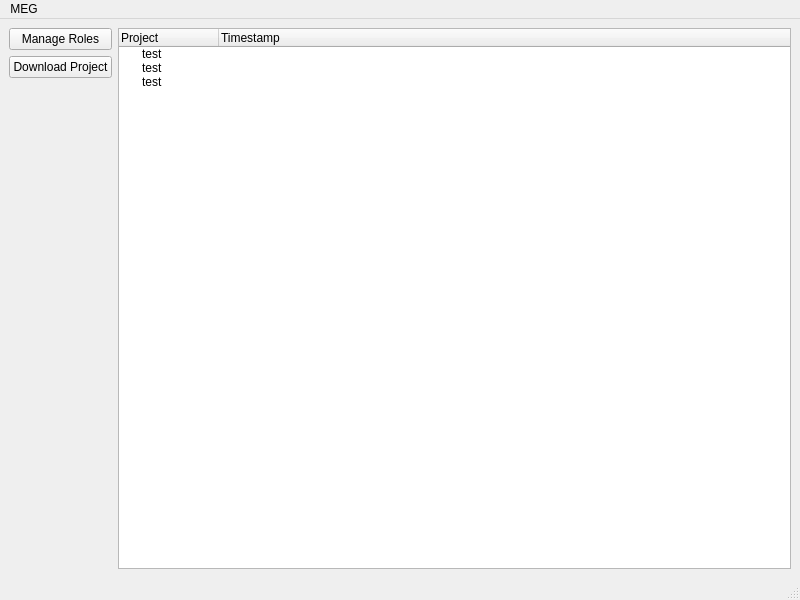
<?xml version="1.0" encoding="UTF-8"?>
<ui version="4.0">
 <class>MEG</class>
 <widget class="QMainWindow" name="MEG">
  <property name="geometry">
   <rect>
    <x>0</x>
    <y>0</y>
    <width>800</width>
    <height>600</height>
   </rect>
  </property>
  <property name="windowTitle">
   <string>MainWindow</string>
  </property>
  <widget class="QWidget" name="centralwidget">
   <layout class="QVBoxLayout" name="verticalLayout">
    <item>
     <layout class="QHBoxLayout" name="horizontalLayout">
      <item>
       <layout class="QVBoxLayout" name="verticalLayout_2">
        <item>
         <widget class="QPushButton" name="rolesButton">
          <property name="text">
           <string>Manage Roles</string>
          </property>
         </widget>
        </item>
        <item>
         <widget class="QPushButton" name="downloadButton">
          <property name="text">
           <string>Download Project</string>
          </property>
         </widget>
        </item>
        <item>
         <spacer name="verticalSpacer">
          <property name="orientation">
           <enum>Qt::Vertical</enum>
          </property>
          <property name="sizeHint" stdset="0">
           <size>
            <width>20</width>
            <height>40</height>
           </size>
          </property>
         </spacer>
        </item>
       </layout>
      </item>
      <item>
       <widget class="QTreeWidget" name="treeWidget">
        <column>
         <property name="text">
          <string>Project</string>
         </property>
        </column>
        <column>
         <property name="text">
          <string>Timestamp</string>
         </property>
        </column>
        <item>
         <property name="text">
          <string>test</string>
         </property>
        </item>
        <item>
         <property name="text">
          <string>test</string>
         </property>
        </item>
        <item>
         <property name="text">
          <string>test</string>
         </property>
        </item>
       </widget>
      </item>
     </layout>
    </item>
   </layout>
  </widget>
  <widget class="QMenuBar" name="menubar">
   <property name="geometry">
    <rect>
     <x>0</x>
     <y>0</y>
     <width>800</width>
     <height>29</height>
    </rect>
   </property>
   <widget class="QMenu" name="menuMEG">
    <property name="title">
     <string>MEG</string>
    </property>
   </widget>
   <addaction name="menuMEG"/>
  </widget>
  <widget class="QStatusBar" name="statusbar"/>
 </widget>
 <resources/>
 <connections/>
</ui>
